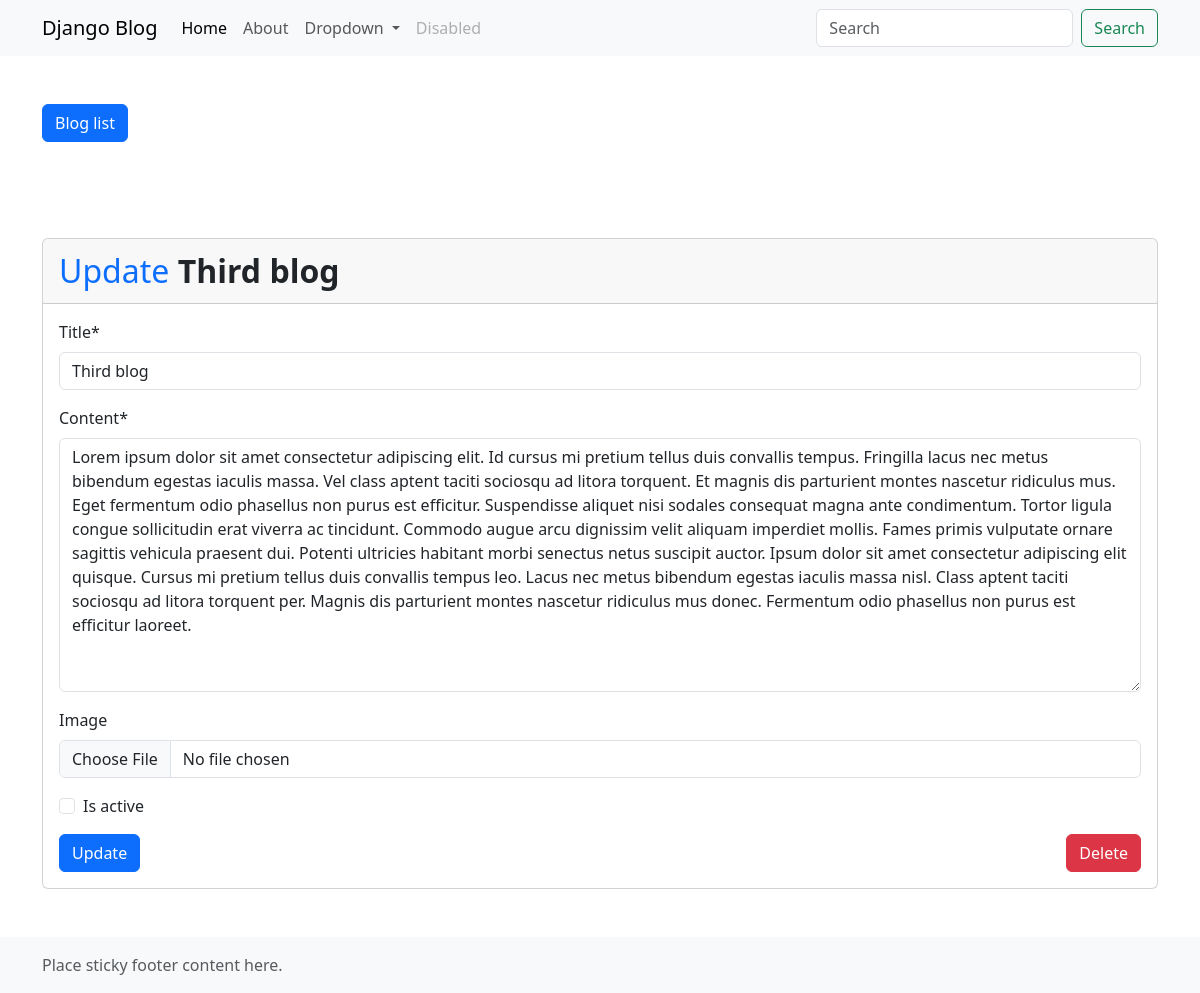
Page /4/update on the earlier database version.
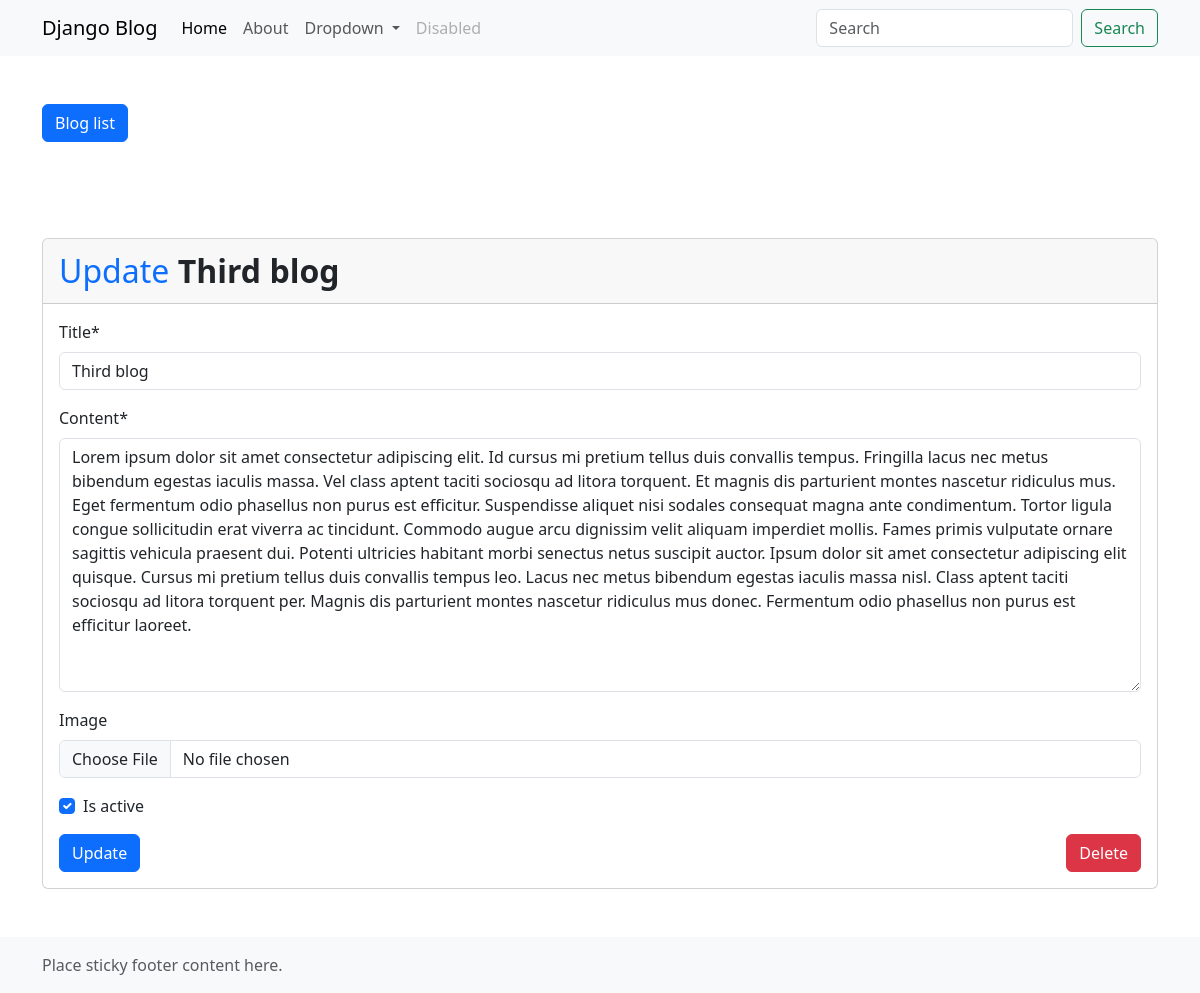
Same page on the later database version.
### blog/models.py (models this page shows, shortened)
class Blog(models.Model):
    title = models.CharField(max_length=200)
    content = models.TextField()
    image = models.ImageField(upload_to='blog_images/', blank=True, null=True)
    is_active = models.BooleanField(default=True)
    created_at = models.DateTimeField(auto_now_add=True)
    updated_at = models.DateTimeField(auto_now=True)

### blog/views.py (the view)
# urls.py: path('<int:blog_id>/update', blog_views.update, name='update'),
def update(request, blog_id):
    blog = get_object_or_404(Blog, id=blog_id)
    if request.method == 'POST':
        form = FormsBlog(request.POST, request.FILES, instance=blog)
        if form.is_valid():
            blog = form.save()
            messages.success(request, message=f"{blog.title} o'zgartirildi!")
            return redirect('home')
    else:
        form = FormsBlog(instance=blog)
    context = {
        "form": form,
        "blog": blog
    }
    return render(request, 'blog/update.html', context=context)

### blog/forms.py
class FormsBlog(forms.ModelForm):
    class Meta:
        model = Blog
        fields = ["title", "content", "image", "is_active"]

### templates/blog/update.html (shortened to what this page needs)
{% extends 'blog/base.html' %}
{% load crispy_forms_tags %}
{% block content %}
    <a href="{% url 'home' %}" class="btn btn-primary my-5">Blog list</a>
    <div class="card my-5">
        <div class="card-header fs-2">
            <span class="text-primary">Update</span> <span class="fw-bold">{{ blog.title }}</span>
        </div>
        <div class="card-body">
            <form method="POST" action="{% url 'update' blog.id %}" enctype="multipart/form-data">
                {{ form|crispy }}
                <button type="submit" class="btn btn-primary">Update</button>
                <button type="button" class="btn btn-danger float-end" data-bs-toggle="modal" data-bs-target="#deleteModal">
                    Delete
                </button>
            </form>
        </div>
    </div>
{% endblock %}

Differences in the rows shown:
changed Blog "Third blog": is_active "☐" → "☑"
